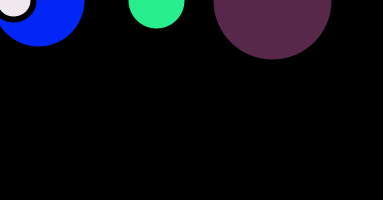
Frame 1 (no input)
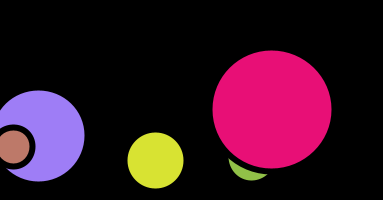
Frame 60 (the mouse pressed at the canvas centre just before this capture)
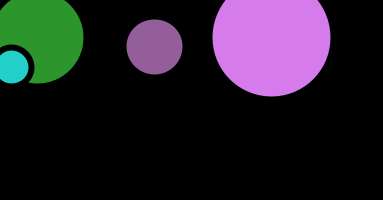
Frame 120 (the mouse held since frame 60 and released just before this capture)

The Processing sketch that drew these frames (run headless with seeded random() and noise(); from frame 60 on, the mouse is pressed at the canvas centre):

// Processing sketch: movers
// ── movers.pde
// The Nature of Code
// Daniel Shiffman
// http://natureofcode.com

Mover[] movers = new Mover[5];

void setup() {
  size(383, 200);
  randomSeed(1);
  for (int i = 0; i < movers.length; i++) {
    movers[i] = new Mover(random(1,8), random(width), 0);
  }
}

void draw() {
  background(0);

  for (int i = 0; i < movers.length; i++) {

    PVector wind = new PVector(-0.001, 0);
    PVector gravity = new PVector(0, 0.1*movers[i].mass);

    float c = 0.05;
    PVector friction = movers[i].velocity.get();
    friction.mult(-1); 
    friction.normalize();
    friction.mult(c);

    movers[i].applyForce(friction);
    movers[i].applyForce(wind);
    movers[i].applyForce(gravity);

    movers[i].update();
    movers[i].display();
    movers[i].checkEdges();
  }
}

 void mouseClicked() {
   for (int i = 0; i < movers.length; i++) {  
   if (sq(mouseX-movers[i].location.x)+sq(mouseY-movers[i].location.y)< sq(movers[i].mass*8)){
     
       movers[i].location.y = height-movers[i].mass*8;
       movers[i].velocity.y = 0;
    }
 }
 }

 
 










// ── Mover.pde
// The Nature of Code
// Daniel Shiffman
// http://natureofcode.com

class Mover {

  PVector location;
  PVector velocity;
  PVector acceleration;
  float mass;

  Mover(float m, float x , float y) {
    mass = m;
    location = new PVector(x,y);
    velocity = new PVector(0,0);
    acceleration = new PVector(0,0);
  }
  
  void applyForce(PVector force) {
    PVector a = PVector.div(force,mass);
    acceleration.add(a);
  }
  
  void update() {
    velocity.add(acceleration);
    location.add(velocity);
    acceleration.mult(0);
  }

  void display() {
    
    stroke(0);
    strokeWeight(6);
    smooth(10);
    fill(random(255),random(255),random(255));
    ellipse(location.x,location.y,mass*16,mass*16);
  }

  void checkEdges() {

    if (location.x > width) {
      location.x = width;
      velocity.x *= -1; // a *= b is equivalent to a = a * b
    } else if (location.x < 0) {
      location.x = 0;
      velocity.x *= -1;
    }

    if (location.y > height-mass*8 ) {
      velocity.y *= -1;
      location.y = height-mass*8;
    }
    
   

  }

}
